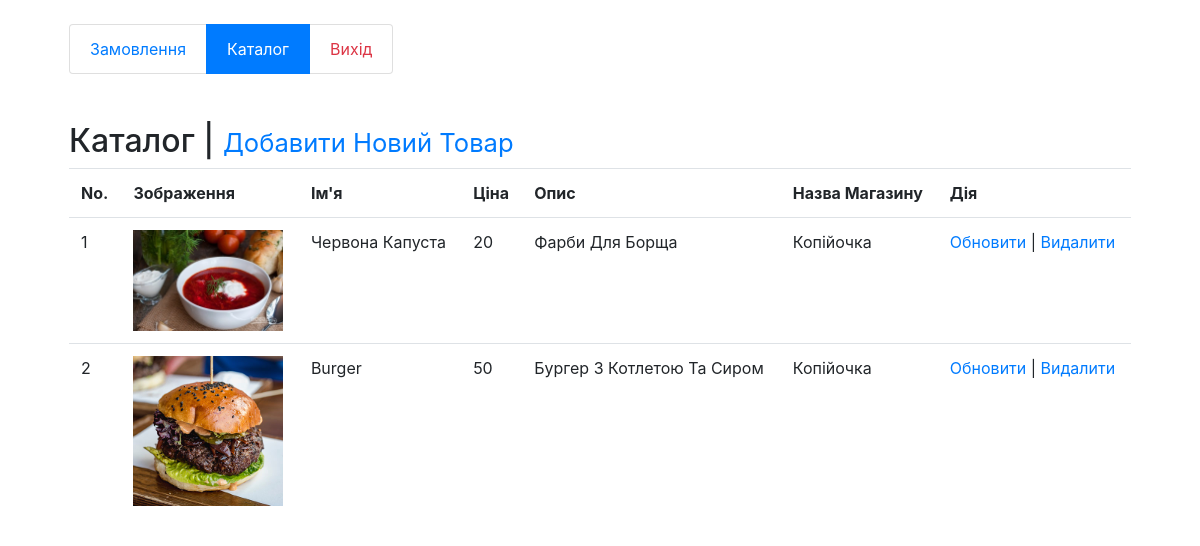
Page /shop/pnl_catalog.php (signed in) on the committed database.
### tables this page shows
CREATE TABLE `fds_ctlog` (
  `ctlog_id` int(11) NOT NULL,
  `ctlog_usrdt_id` int(11) DEFAULT NULL,
  `ctlog_nme` varchar(50) DEFAULT NULL,
  `ctlog_prc` double DEFAULT NULL,
  `ctlog_desc` varchar(500) DEFAULT NULL,
  `ctlog_shp` varchar(50) DEFAULT NULL,
  `ctlog_img` varchar(100) DEFAULT NULL,
  `ctlog_log` varchar(50) DEFAULT NULL
);

### db.php (called while the page is built, shortened)
<?php
function encryptIt( $q ) {
	$key = 'HqE0luoquf';
	return base64_encode(base64_encode($key.$q));
}
?>

### shop/pnl_catalog.php (the view, shortened to what this page needs)
<?php
include ('../db.php');
$usr_id = $_SESSION['sess_id'];
?>
<!DOCTYPE html>
<html>
<head>
	<link rel="stylesheet" href="../bootstrap/css/all.min.css">
	<link rel="stylesheet" href="../bootstrap/css/bootstrap.min.css">
</head>
<body>
	<div class="container">
		<div class="row p-4">
			<div class="col">
				<ul class="list-group list-group-horizontal">
					<li class="list-group-item"><a href="pnl_order">Замовлення</a></li>
					<li class="list-group-item active"><a href="#" class=" text-white">Каталог</a></li>
					<li class="list-group-item"><a href="../action?act=lgout" class="text-danger">Вихід</a></li>
				</ul>
			</div>
		</div>
		<div class="row p-4  text-capitalize">
			<div class="col">
				<h2>Каталог | <small><a href="pnl_catalog_update?act=addctlog&id=null">Добавити новий товар</a> </small></h2>
				<table class="table">
					<tr>
						<th>no.</th>
						<th>Зображення</th>
						<th>Ім'я</th>
						<th>Ціна</th>
						<th>Опис</th>
						<th>Назва магазину</th>
						<th>Дія</th>
					</tr>
					<?php
					$query = "SELECT * from fds_ctlog WHERE ctlog_usrdt_id = '$usr_id'";
					$result = mysqli_query($conn, $query);
					$count = 1;
					if (mysqli_num_rows($result) > 0) {
						while($row = mysqli_fetch_assoc($result)){
							echo '<tr>';
							echo '<td>' . $count++ . '</td>';
							echo '<td><img class="img-fluid" width="150" src="../img/menu/'. $row['ctlog_img'] .'" alt="Немає зображення"></td>';
							echo '<td>' . $row['ctlog_nme'] . '</td>';
							echo '<td>' . $row['ctlog_prc'] . '</td>';
							echo '<td>' . $row['ctlog_desc'] . '</td>';
							echo '<td>' . $row['ctlog_shp'] . '</td>';
							echo '<td><a href="pnl_catalog_update?act=upctlog&id=' . encryptIt($row['ctlog_id']) . '">Обновити</a> | <a href="pnl_catalog_update?act=delctlog&id=' . encryptIt($row['ctlog_id']) . '">Видалити</a></td>';
							echo '</tr>';
						}
					}
					?>
				</table>
			</div>
		</div>
	</div>
</body>
</html>

### rows in the picture
fds_ctlog: ctlog_img (picture), ctlog_nme "Червона Капуста", ctlog_prc "20", ctlog_desc "Фарби Для Борща", ctlog_shp "Копійочка"
fds_ctlog: ctlog_img (picture), ctlog_nme "Burger", ctlog_prc "50", ctlog_desc "Бургер З Котлетою Та Сиром", ctlog_shp "Копійочка"
